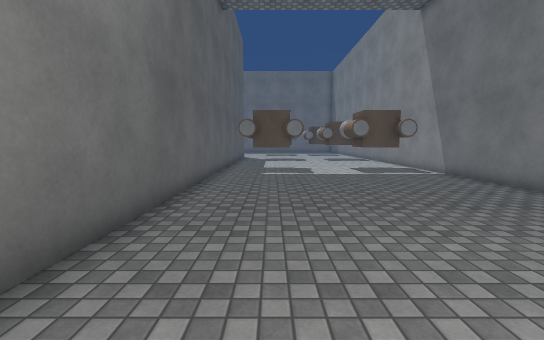
[1] (above)

17 first-person views from a walk through a Unity game level. The camera is 1.4 m above the floor, tilts 6° down and sees 90° across. The floor is counted in squares, 1 m on a side. Each view is taken from the middle of a square. On the plan, view 1 faces up. The plan holds only what a view shows up to about 13 squares ahead; the rest is blank. The place goes on beyond the plan. Surface patterns are stand-ins for the level's own textures.

[2]
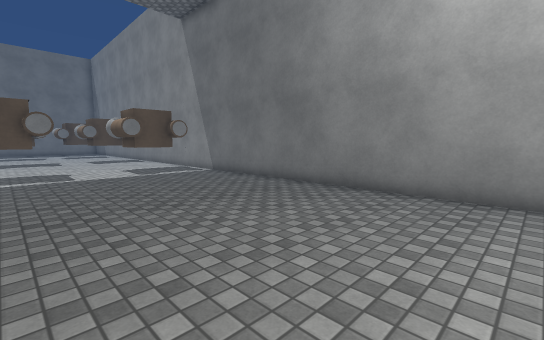

[3]
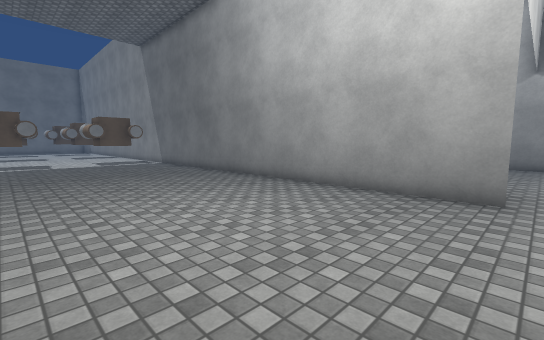

[4]
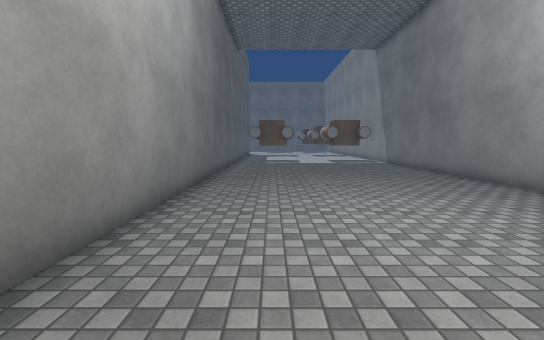

[5]
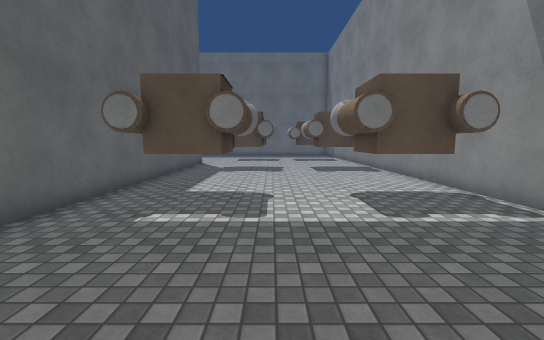

[6]
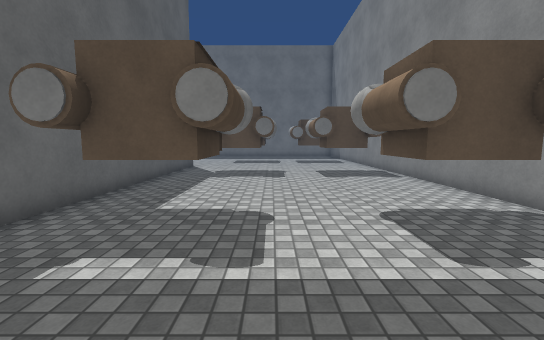

[7]
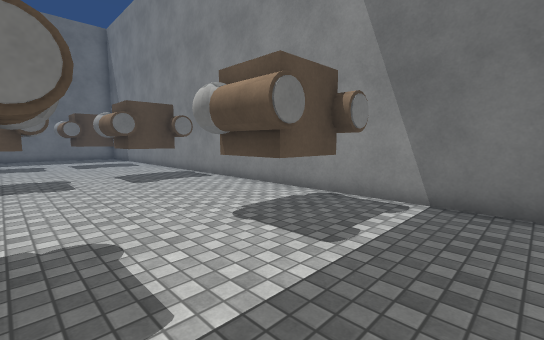

[8]
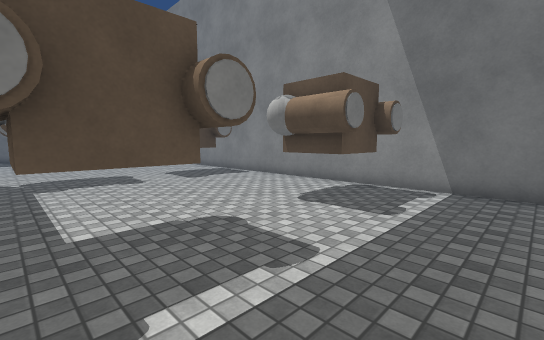

[9]
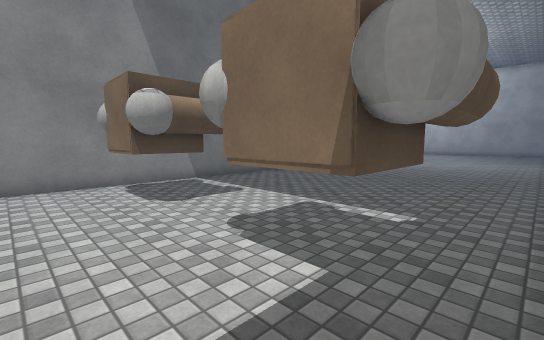

[10]
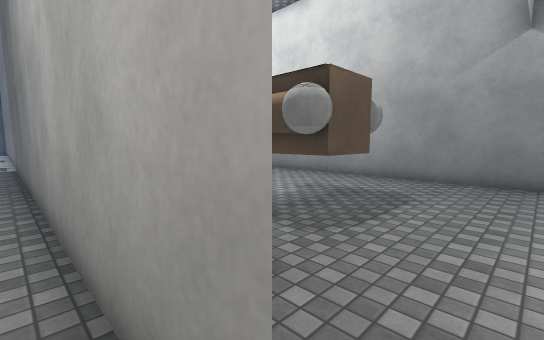

[11]
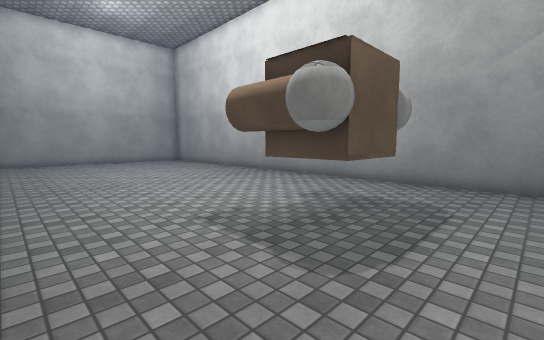

[12]
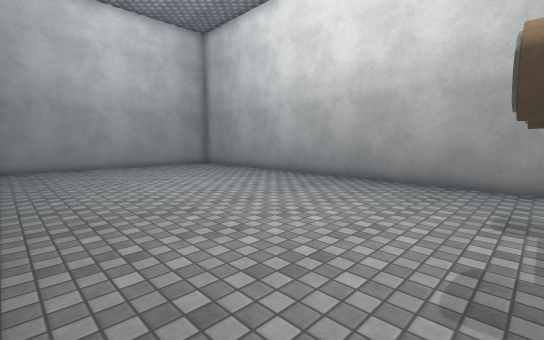

[13]
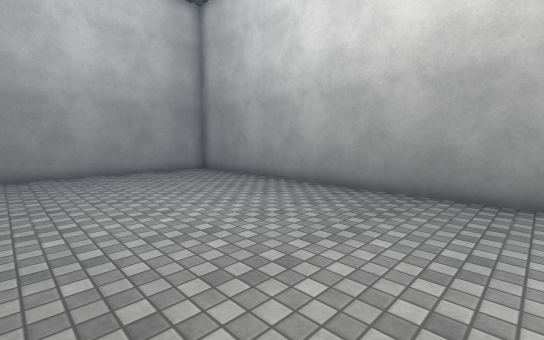

[14]
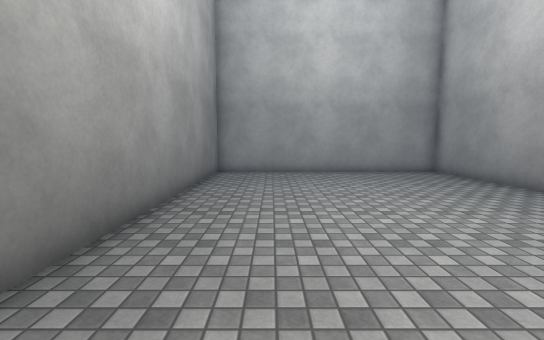

[15]
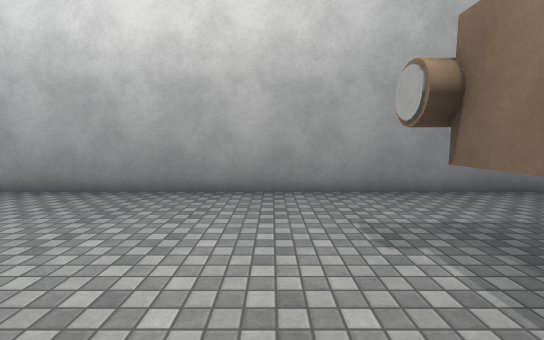

[16]
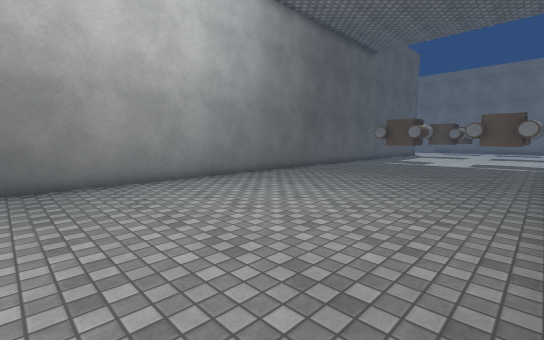

[17]
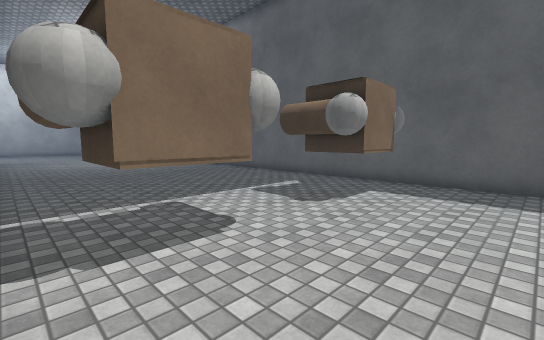

### Floor plan
Points are (right, up) in squares from view 1. A wall is a line through its corners. A room is listed if a view was taken in it or the views show most of it. See-through windows are left out.
Room 1 (views 1, 2, 3, 4, 5, 6, 7, 8, 9, 17)
walls: (7.5, 14.5) (7.5, 21.5); (-2.5, 20.1) (-2.5, -6.1); (7.5, -5.6) (7.5, 12.6)
ways out: opening at (7, -6) to room 2; opening at (7.5, 13.5) to room 2
objects: other object (-1, 13) to (1, 15); other object (-1, 21) to (0, 21); other object (2, 21); other object (4, 13) to (7, 15); other object (4, 21); other object (6, 21) to (7, 21)
Room 2 (views 10, 11, 12, 13, 14, 15, 16)
walls: (7.5, 12.5) (7.5, 4.4); (17.5, -6.1) (17.5, 14.5) (7.5, 14.5)
ways out: opening at (7, -6) to room 1; opening at (7.5, 13.5) to room 1
objects: other object (11, -3) to (14, -1)

Positions as (right, up) in squares from view 1, and headings:
1: (0, 0), facing up
2: (0, 0), facing up-right
3: (0, -6), facing up-right
4: (0, -6), facing up
5: (2, 7), facing up
6: (2, 9), facing up
7: (1, 10), facing up-right
8: (-1, 10), facing up-right
9: (-2, 17), facing down-right
10: (7, -6), facing up-right
11: (8, -5), facing up-right
12: (8, -1), facing up-right
13: (10, 2), facing up-right
14: (10, 2), facing up
15: (10, 1), facing right
16: (7, -6), facing up-left
17: (7, 18), facing down-left
